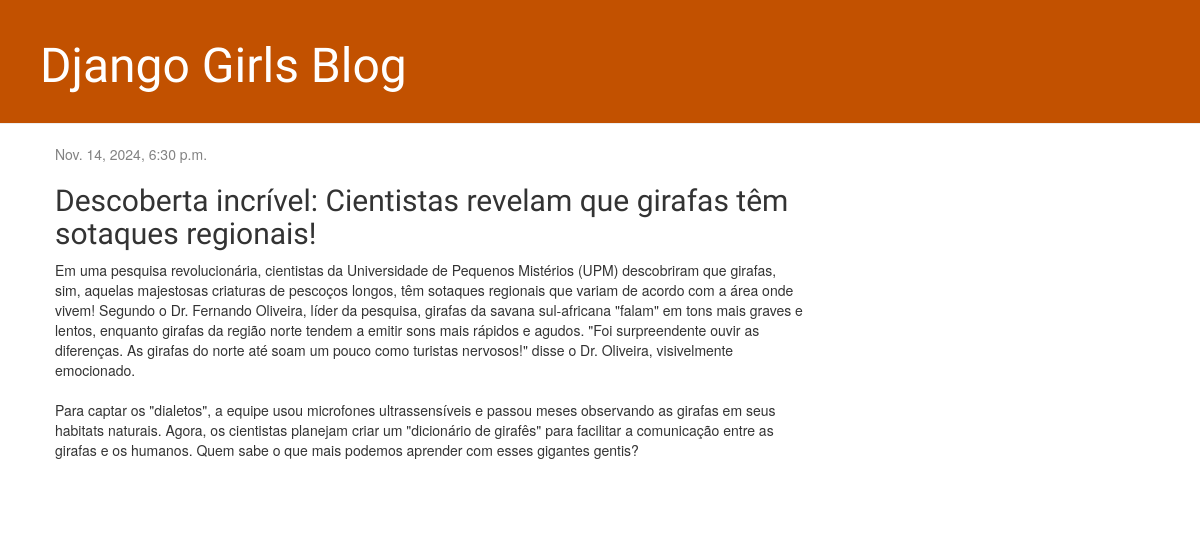
The app's page /post/2/ with its own data.
### blog/models.py (models this page shows, shortened)
class Post(models.Model):
    author = models.ForeignKey(settings.AUTH_USER_MODEL, on_delete=models.CASCADE)
    title = models.CharField(max_length=200)
    text = models.TextField()
    created_date = models.DateTimeField(default=timezone.now)
    published_date = models.DateTimeField(blank=True, null=True)

### blog/views.py (the view)
# urls.py: path('post/<int:pk>/', views.post_detail, name='post_detail'),
def post_detail(request, pk):
    post = get_object_or_404(Post, pk=pk)
    return render(request, 'blog/post_detail.html', {'post': post})

### blog/templates/blog/post_detail.html (shortened to what this page needs)
{% extends 'blog/base.html' %}
{% block content %}
    <div class="post">
        {% if post.published_date %}
            <div class="date">
                {{ post.published_date }}
            </div>
        {% endif %}
        <h2>{{ post.title }}</h2>
        <p>{{ post.text|linebreaksbr }}</p>
    </div>
{% endblock %}

### blog/static/css/blog.css (style rules this page uses)
h1, h2, h3, h4 { font-family: 'Lobster', cursive; }
.date { color: #828282; }
.post { margin-bottom: 70px; }

### records on screen
Post: published_date "Nov. 14, 2024, 6:30 p.m.", title "Descoberta incrível: Cientistas revelam que girafas têm sotaques regionais!", text "Em uma pesquisa revolucionária, cientistas da Universidade de Pequenos Mistérios (UPM) descobriram que girafas, sim, aquelas majestosas criaturas de pescoços longos, têm sotaques regionais que variam de acordo com a área onde vivem! Segundo o Dr. Fernando Oliveira, líder da pesquisa, girafas da savana sul-africana \"falam\" em tons mais graves e lentos, enquanto girafas da região norte tendem a emitir sons mais rápidos e agudos. \"Foi surpreendente ouvir as diferenças. As girafas do norte até soam um pouco como turistas nervosos!\" disse o Dr. Oliveira, visivelmente emocionado. Para captar os \"dialetos\", a equipe usou microfones ultrassensíveis e passou meses observando as girafas em seus…"
